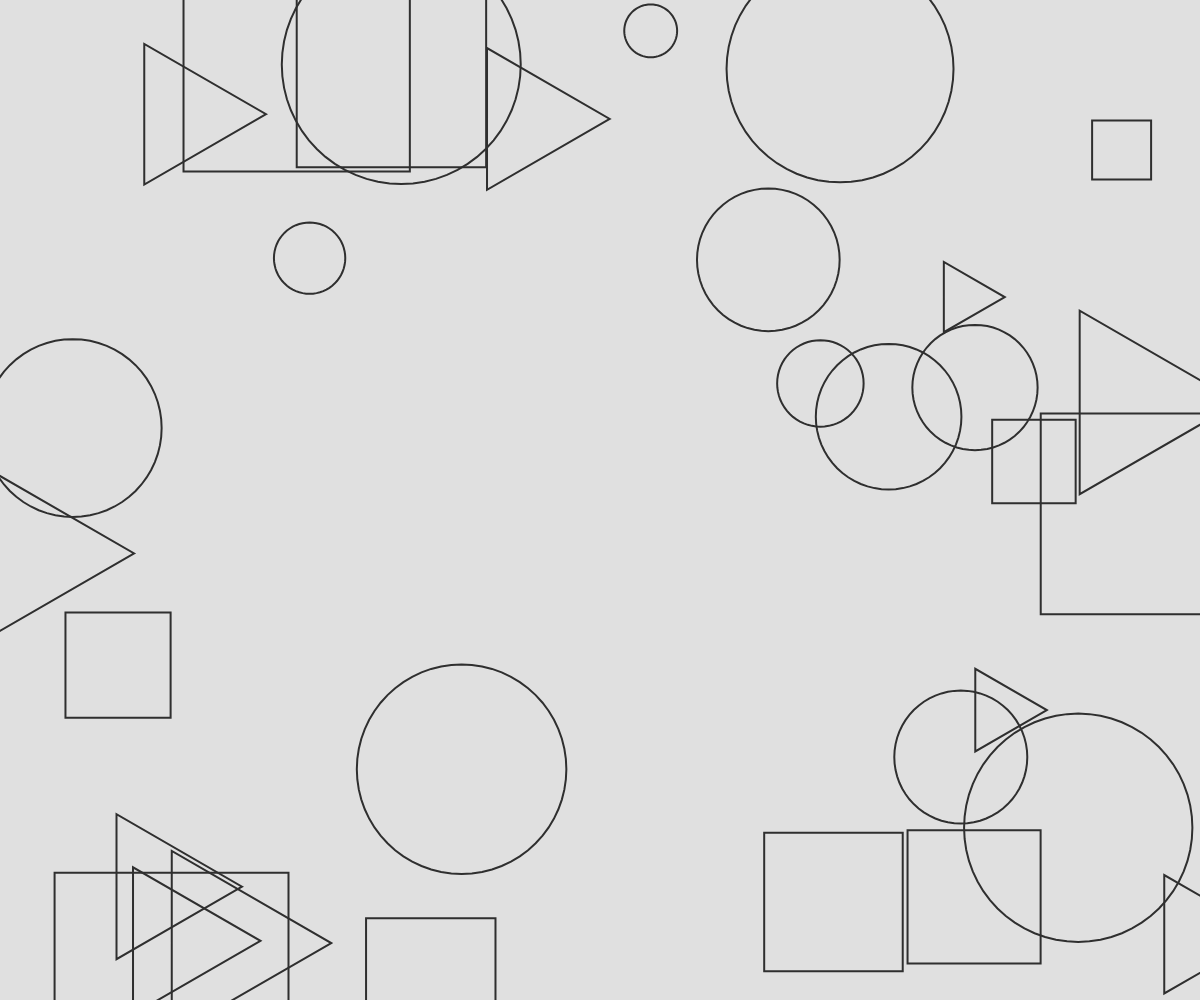
Frame 1 (no input)
Frame 2 (the mouse pressed at the canvas centre, redrawn once): identical to frame 1, image omitted

The p5.js sketch that drew this single still picture (run headless with seeded random() and noise() and a simulated clock; the mouse was pressed at the canvas centre and the sketch redrawn once):

// p5.js sketch
// ── sketch.js
const G = {
    VERTEX_CHOICES: [3, 4, 5, 64],
    RADIUS_MIN: 0.02,
    RADIUS_MAX: 0.1
};
/** @type { {s: number, l: number} } */
let size;
/** @type { import("p5").Vector } */
let mid;
// /** @type { number } */
// let time;

/**
 * @typedef {{
 * pos: import("p5").Vector,
 * vertexCount: number,
 * radius: number
 * }} Shape
 **/
/** @type { Shape [] } */
let shapes;

function setup() {
    size = {
        l: (windowWidth >= windowHeight) ? windowWidth : windowHeight,
        s: (windowWidth <= windowHeight) ? windowWidth : windowHeight
    };
    mid = createVector(windowWidth * 0.5, windowHeight * 0.5);
    // time = 0;

    shapes = [];
    for (let i = 0; i < 50; i++) {
        shapes.push({
            pos: createVector(
                random(windowWidth * 0, windowWidth * 1),
                random(windowHeight * 0, windowHeight * 1),
            ),
            vertexCount: random(G.VERTEX_CHOICES),
            radius: size.l * random(G.RADIUS_MIN, G.RADIUS_MAX)
        })
    }

    createCanvas(windowWidth, windowHeight);
    noLoop();
}

function draw() {
    background(224);

    noFill();
    strokeWeight(2);
    stroke(47);
    shapes.forEach(s => {
        // push();
        // translate(s.pos.x, s.pos.y);
        // rotate(PI/2)
        // polygon(s.pos.x, s.pos.y, s.radius, s.vertexCount);
        // pop();

        switch (s.vertexCount) {
            case 3:
                polygon(s.pos.x, s.pos.y, s.radius, s.vertexCount);
                break;
                
            case 4:
                rectMode(RADIUS)
                rect(s.pos.x, s.pos.y, s.radius, s.radius);
                break;

            case 64:
                polygon(s.pos.x, s.pos.y, s.radius, s.vertexCount);
                break;
        }
    });

    // time++;
}

/**
 * Acquired from p5js reference examples
 * https://p5js.org/examples/form-regular-polygon.html
 * @param {number} x 
 * @param {number} y 
 * @param {number} radius 
 * @param {number} npoints 
 */
function polygon(x, y, radius, npoints) {
    let angle = TWO_PI / npoints;
    beginShape();
    for (let a = 0; a < TWO_PI; a += angle) {
      let sx = x + cos(a) * radius;
      let sy = y + sin(a) * radius;
      vertex(sx, sy);
    }
    endShape(CLOSE);
}  
